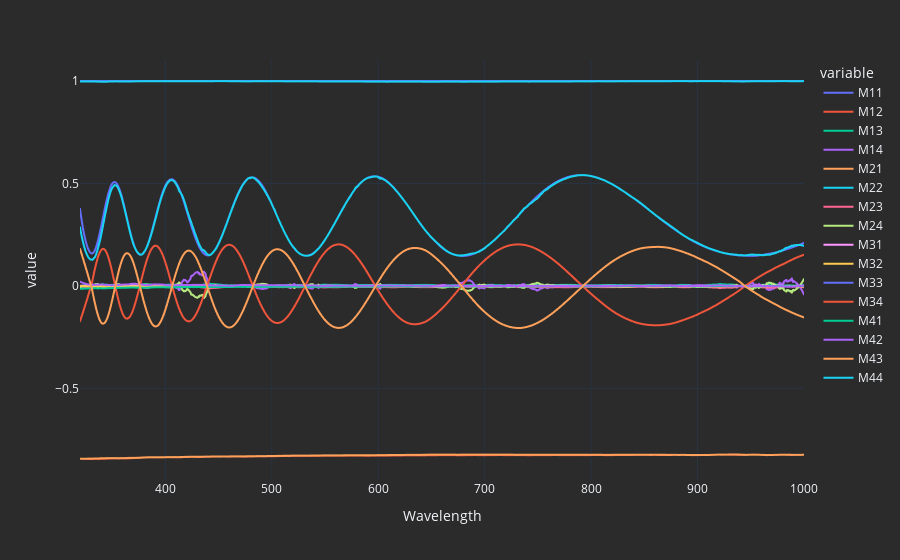

Here is the notebook cell this chart was saved with:
### Code cell
MM.plot()

### Figure 1 — Plotly figure (JSON) as saved in the notebook; plotly's stock layout.template omitted (floating-point values rounded to 4 significant figures; data arrays with more than 128 entries replaced by an {"elided": "..."} marker saying what was removed)
{"data": [{"hovertemplate": "variable=M11<br>Wavelength=%{x}<br>value=%{y}<extra></extra>", "legendgroup": "M11", "line": {"color": "#636efa", "dash": "solid"}, "marker": {"symbol": "circle"}, "mode": "lines", "name": "M11", "showlegend": true, "type": "scattergl", "x": {"elided": "1600 float values"}, "xaxis": "x", "y": {"elided": "1600 float values"}, "yaxis": "y"}, {"hovertemplate": "variable=M12<br>Wavelength=%{x}<br>value=%{y}<extra></extra>", "legendgroup": "M12", "line": {"color": "#EF553B", "dash": "solid"}, "marker": {"symbol": "circle"}, "mode": "lines", "name": "M12", "showlegend": true, "type": "scattergl", "x": {"elided": "1600 float values"}, "xaxis": "x", "y": {"elided": "1600 float values"}, "yaxis": "y"}, {"hovertemplate": "variable=M13<br>Wavelength=%{x}<br>value=%{y}<extra></extra>", "legendgroup": "M13", "line": {"color": "#00cc96", "dash": "solid"}, "marker": {"symbol": "circle"}, "mode": "lines", "name": "M13", "showlegend": true, "type": "scattergl", "x": {"elided": "1600 float values"}, "xaxis": "x", "y": {"elided": "1600 float values"}, "yaxis": "y"}, {"hovertemplate": "variable=M14<br>Wavelength=%{x}<br>value=%{y}<extra></extra>", "legendgroup": "M14", "line": {"color": "#ab63fa", "dash": "solid"}, "marker": {"symbol": "circle"}, "mode": "lines", "name": "M14", "showlegend": true, "type": "scattergl", "x": {"elided": "1600 float values"}, "xaxis": "x", "y": {"elided": "1600 float values"}, "yaxis": "y"}, {"hovertemplate": "variable=M21<br>Wavelength=%{x}<br>value=%{y}<extra></extra>", "legendgroup": "M21", "line": {"color": "#FFA15A", "dash": "solid"}, "marker": {"symbol": "circle"}, "mode": "lines", "name": "M21", "showlegend": true, "type": "scattergl", "x": {"elided": "1600 float values"}, "xaxis": "x", "y": {"elided": "1600 float values"}, "yaxis": "y"}, {"hovertemplate": "variable=M22<br>Wavelength=%{x}<br>value=%{y}<extra></extra>", "legendgroup": "M22", "line": {"color": "#19d3f3", "dash": "solid"}, "marker": {"symbol": "circle"}, "mode": "lines", "name": "M22", "showlegend": true, "type": "scattergl", "x": {"elided": "1600 float values"}, "xaxis": "x", "y": {"elided": "1600 float values"}, "yaxis": "y"}, {"hovertemplate": "variable=M23<br>Wavelength=%{x}<br>value=%{y}<extra></extra>", "legendgroup": "M23", "line": {"color": "#FF6692", "dash": "solid"}, "marker": {"symbol": "circle"}, "mode": "lines", "name": "M23", "showlegend": true, "type": "scattergl", "x": {"elided": "1600 float values"}, "xaxis": "x", "y": {"elided": "1600 float values"}, "yaxis": "y"}, {"hovertemplate": "variable=M24<br>Wavelength=%{x}<br>value=%{y}<extra></extra>", "legendgroup": "M24", "line": {"color": "#B6E880", "dash": "solid"}, "marker": {"symbol": "circle"}, "mode": "lines", "name": "M24", "showlegend": true, "type": "scattergl", "x": {"elided": "1600 float values"}, "xaxis": "x", "y": {"elided": "1600 float values"}, "yaxis": "y"}, {"hovertemplate": "variable=M31<br>Wavelength=%{x}<br>value=%{y}<extra></extra>", "legendgroup": "M31", "line": {"color": "#FF97FF", "dash": "solid"}, "marker": {"symbol": "circle"}, "mode": "lines", "name": "M31", "showlegend": true, "type": "scattergl", "x": {"elided": "1600 float values"}, "xaxis": "x", "y": {"elided": "1600 float values"}, "yaxis": "y"}, {"hovertemplate": "variable=M32<br>Wavelength=%{x}<br>value=%{y}<extra></extra>", "legendgroup": "M32", "line": {"color": "#FECB52", "dash": "solid"}, "marker": {"symbol": "circle"}, "mode": "lines", "name": "M32", "showlegend": true, "type": "scattergl", "x": {"elided": "1600 float values"}, "xaxis": "x", "y": {"elided": "1600 float values"}, "yaxis": "y"}, {"hovertemplate": "variable=M33<br>Wavelength=%{x}<br>value=%{y}<extra></extra>", "legendgroup": "M33", "line": {"color": "#636efa", "dash": "solid"}, "marker": {"symbol": "circle"}, "mode": "lines", "name": "M33", "showlegend": true, "type": "scattergl", "x": {"elided": "1600 float values"}, "xaxis": "x", "y": {"elided": "1600 float values"}, "yaxis": "y"}, {"hovertemplate": "variable=M34<br>Wavelength=%{x}<br>value=%{y}<extra></extra>", "legendgroup": "M34", "line": {"color": "#EF553B", "dash": "solid"}, "marker": {"symbol": "circle"}, "mode": "lines", "name": "M34", "showlegend": true, "type": "scattergl", "x": {"elided": "1600 float values"}, "xaxis": "x", "y": {"elided": "1600 float values"}, "yaxis": "y"}, {"hovertemplate": "variable=M41<br>Wavelength=%{x}<br>value=%{y}<extra></extra>", "legendgroup": "M41", "line": {"color": "#00cc96", "dash": "solid"}, "marker": {"symbol": "circle"}, "mode": "lines", "name": "M41", "showlegend": true, "type": "scattergl", "x": {"elided": "1600 float values"}, "xaxis": "x", "y": {"elided": "1600 float values"}, "yaxis": "y"}, {"hovertemplate": "variable=M42<br>Wavelength=%{x}<br>value=%{y}<extra></extra>", "legendgroup": "M42", "line": {"color": "#ab63fa", "dash": "solid"}, "marker": {"symbol": "circle"}, "mode": "lines", "name": "M42", "showlegend": true, "type": "scattergl", "x": {"elided": "1600 float values"}, "xaxis": "x", "y": {"elided": "1600 float values"}, "yaxis": "y"}, {"hovertemplate": "variable=M43<br>Wavelength=%{x}<br>value=%{y}<extra></extra>", "legendgroup": "M43", "line": {"color": "#FFA15A", "dash": "solid"}, "marker": {"symbol": "circle"}, "mode": "lines", "name": "M43", "showlegend": true, "type": "scattergl", "x": {"elided": "1600 float values"}, "xaxis": "x", "y": {"elided": "1600 float values"}, "yaxis": "y"}, {"hovertemplate": "variable=M44<br>Wavelength=%{x}<br>value=%{y}<extra></extra>", "legendgroup": "M44", "line": {"color": "#19d3f3", "dash": "solid"}, "marker": {"symbol": "circle"}, "mode": "lines", "name": "M44", "showlegend": true, "type": "scattergl", "x": {"elided": "1600 float values"}, "xaxis": "x", "y": {"elided": "1600 float values"}, "yaxis": "y"}], "layout": {"autosize": true, "legend": {"title": {"text": "variable"}, "tracegroupgap": 0}, "margin": {"t": 60}, "xaxis": {"anchor": "y", "autorange": true, "domain": [0, 1], "range": [319.8, 1000.0], "title": {"text": "Wavelength"}, "type": "linear"}, "yaxis": {"anchor": "x", "autorange": true, "domain": [0, 1], "range": [-0.9456, 1.102], "title": {"text": "value"}, "type": "linear"}}}
